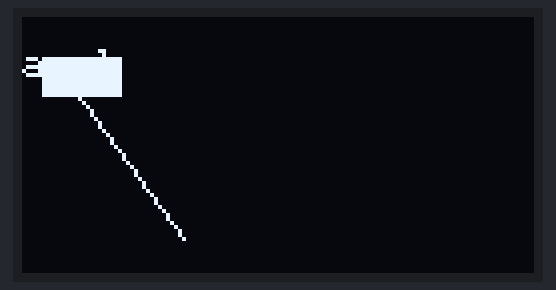
This sketch was run on a simulated Arduino Uno, built with avr-gcc and run on an emulated ATmega328P. Parts: 128×64 one-colour display.

Above: at 0.1 s.

The sketch:

PrintUTF8_Test.ino
```cpp
#include <Arduino.h>
#include <U8g2lib.h>

#ifdef U8X8_HAVE_HW_SPI
#include <SPI.h>
#endif
#ifdef U8X8_HAVE_HW_I2C
#include <Wire.h>
#endif

/*
  U8glib Example Overview:
    Frame Buffer Examples: clearBuffer/sendBuffer. Fast, but may not work with all Arduino boards because of RAM consumption
    Page Buffer Examples: firstPage/nextPage. Less RAM usage, should work with all Arduino boards.
    U8x8 Text Only Example: No RAM usage, direct communication with display controller. No graphics, 8x8 Text only.
*/

U8G2_SSD1306_128X64_NONAME_F_SW_I2C u8g2(U8G2_R0, /* clock=*/ SCL, /* data=*/ SDA, /* reset=*/ U8X8_PIN_NONE);   // All Boards without Reset of the Display

void setup(void) {
  u8g2.begin();
  u8g2.enableUTF8Print();		// enable UTF8 support for the Arduino print() function
}

void loop(void) {
  u8g2.setFont(u8g2_font_6x10_tf);  // use font
  u8g2.setFontDirection(0); // set font print direction
  u8g2.clearBuffer(); // clear screen
  u8g2.setCursor(0, 15); // set printing position
  u8g2.print("anal"); // set print content
  u8g2.drawBox(5,10,20,10); // duh
  u8g2.drawLine(7, 10, 40, 55); // draw line segment with coordinates
  u8g2.sendBuffer(); // display screen

  delay(1000);
}
```
